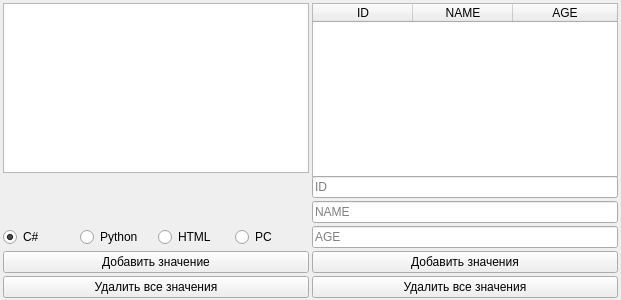
<?xml version="1.0" encoding="UTF-8"?>
<ui version="4.0">
 <class>MainWindow</class>
 <widget class="QMainWindow" name="MainWindow">
  <property name="geometry">
   <rect>
    <x>0</x>
    <y>0</y>
    <width>621</width>
    <height>300</height>
   </rect>
  </property>
  <property name="minimumSize">
   <size>
    <width>621</width>
    <height>300</height>
   </size>
  </property>
  <property name="maximumSize">
   <size>
    <width>621</width>
    <height>300</height>
   </size>
  </property>
  <property name="windowTitle">
   <string>MainWindow</string>
  </property>
  <widget class="QWidget" name="centralwidget">
   <widget class="QWidget" name="gridLayoutWidget">
    <property name="geometry">
     <rect>
      <x>0</x>
      <y>0</y>
      <width>621</width>
      <height>301</height>
     </rect>
    </property>
    <layout class="QGridLayout" name="gridLayout">
     <property name="leftMargin">
      <number>3</number>
     </property>
     <property name="topMargin">
      <number>3</number>
     </property>
     <property name="rightMargin">
      <number>3</number>
     </property>
     <property name="bottomMargin">
      <number>3</number>
     </property>
     <property name="spacing">
      <number>3</number>
     </property>
     <item row="0" column="1">
      <widget class="QTableWidget" name="tableWidget">
       <property name="minimumSize">
        <size>
         <width>306</width>
         <height>174</height>
        </size>
       </property>
       <property name="maximumSize">
        <size>
         <width>306</width>
         <height>174</height>
        </size>
       </property>
       <attribute name="horizontalHeaderMinimumSectionSize">
        <number>39</number>
       </attribute>
       <attribute name="horizontalHeaderShowSortIndicator" stdset="0">
        <bool>true</bool>
       </attribute>
       <attribute name="horizontalHeaderStretchLastSection">
        <bool>true</bool>
       </attribute>
       <attribute name="verticalHeaderCascadingSectionResizes">
        <bool>true</bool>
       </attribute>
       <attribute name="verticalHeaderDefaultSectionSize">
        <number>30</number>
       </attribute>
       <attribute name="verticalHeaderMinimumSectionSize">
        <number>30</number>
       </attribute>
       <attribute name="verticalHeaderShowSortIndicator" stdset="0">
        <bool>false</bool>
       </attribute>
       <attribute name="verticalHeaderStretchLastSection">
        <bool>false</bool>
       </attribute>
       <column>
        <property name="text">
         <string>ID</string>
        </property>
       </column>
       <column>
        <property name="text">
         <string>NAME</string>
        </property>
       </column>
       <column>
        <property name="text">
         <string>AGE</string>
        </property>
       </column>
      </widget>
     </item>
     <item row="5" column="0">
      <widget class="QPushButton" name="pushButton">
       <property name="text">
        <string>Добавить значение</string>
       </property>
      </widget>
     </item>
     <item row="5" column="1">
      <widget class="QPushButton" name="pushButton_3">
       <property name="text">
        <string>Добавить значения</string>
       </property>
      </widget>
     </item>
     <item row="0" column="0">
      <widget class="QListWidget" name="listWidget"/>
     </item>
     <item row="4" column="1">
      <widget class="QLineEdit" name="lineEdit_3">
       <property name="text">
        <string/>
       </property>
       <property name="placeholderText">
        <string>AGE</string>
       </property>
      </widget>
     </item>
     <item row="3" column="1">
      <widget class="QLineEdit" name="lineEdit_2">
       <property name="text">
        <string/>
       </property>
       <property name="placeholderText">
        <string>NAME</string>
       </property>
      </widget>
     </item>
     <item row="2" column="1">
      <widget class="QLineEdit" name="lineEdit">
       <property name="text">
        <string/>
       </property>
       <property name="placeholderText">
        <string>ID</string>
       </property>
      </widget>
     </item>
     <item row="6" column="1">
      <widget class="QPushButton" name="pushButton_4">
       <property name="text">
        <string>Удалить все значения</string>
       </property>
      </widget>
     </item>
     <item row="6" column="0">
      <widget class="QPushButton" name="pushButton_2">
       <property name="text">
        <string>Удалить все значения</string>
       </property>
      </widget>
     </item>
     <item row="4" column="0">
      <layout class="QHBoxLayout" name="horizontalLayout">
       <item>
        <widget class="QRadioButton" name="radioButton">
         <property name="text">
          <string>C#</string>
         </property>
         <property name="checked">
          <bool>true</bool>
         </property>
        </widget>
       </item>
       <item>
        <widget class="QRadioButton" name="radioButton_2">
         <property name="text">
          <string>Python</string>
         </property>
         <property name="checked">
          <bool>false</bool>
         </property>
        </widget>
       </item>
       <item>
        <widget class="QRadioButton" name="radioButton_3">
         <property name="text">
          <string>HTML</string>
         </property>
        </widget>
       </item>
       <item>
        <widget class="QRadioButton" name="radioButton_4">
         <property name="text">
          <string>PC</string>
         </property>
        </widget>
       </item>
      </layout>
     </item>
    </layout>
   </widget>
  </widget>
 </widget>
 <resources/>
 <connections/>
</ui>
